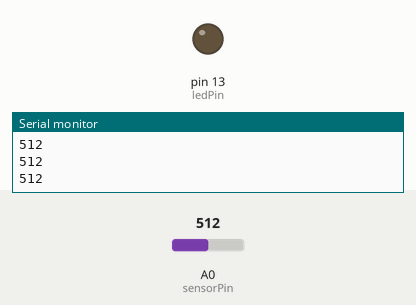
Recording of a sketch running on a simulated Arduino Uno, built with avr-gcc and run on an emulated ATmega328P. On the bench: output pins drawn as LEDs (lit = HIGH), the last lines printed to the serial monitor. The inputs (shaded band) are chosen by the test bench; at power-on: A0 (sensorPin) = 512.

Above: at 1.2 s.
1.3 s: A0 (sensorPin) set to 65
2.8 s: A0 (sensorPin) set to 55
At 3.6 s:
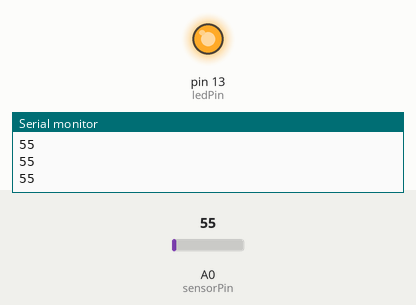
4.3 s: A0 (sensorPin) set to 122
At 4.7 s:
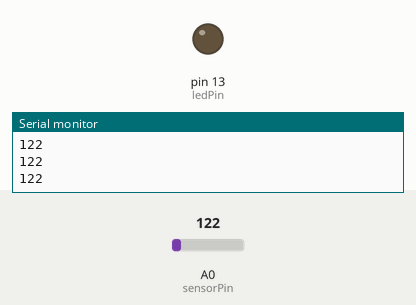
5.8 s: A0 (sensorPin) set to 50
At 7.0 s:
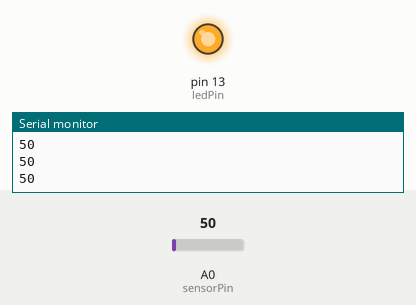
Timing chart, 0 to 8.3 s (numbered marks = the images above; inputs shaded):
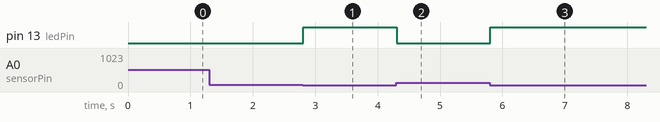

Measured:
- the behaviour switches between 60 and 59 on A0 (sensorPin) (found by bisection; images 0 and 1)
- after the input at 2.8 s, pin 13 (ledPin): LOW → HIGH at once
- after the input at 4.3 s, pin 13 (ledPin): HIGH → LOW at once
- after the input at 5.8 s, pin 13 (ledPin): LOW → HIGH at once

The sketch:

Light_sensor_.._controlling_light_system.ino
```cpp
int sensorPin = A0;
int ledPin = 13;
int sensorValue;

void setup() {
  Serial.begin(9600);
  pinMode(ledPin, OUTPUT);
  pinMode(sensorPin,INPUT);
}
void loop() {
  // read the value from the sensor:
  sensorValue = analogRead(sensorPin);
    Serial.println(sensorValue);
    if (sensorValue < 60)
    {  digitalWrite(ledPin,HIGH);  }
 if (sensorValue > 60)
    {  digitalWrite(ledPin,LOW);   }
}
```
